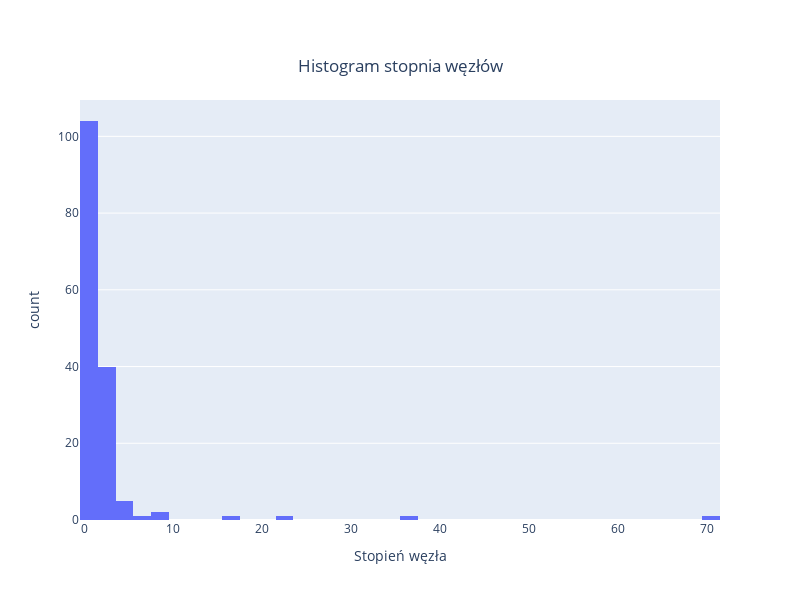

Write notebook code for a chart like this one.
### Code cell
fig = px.histogram(
    [x[1] for x in graph_haters.degree()], title="Histogram stopnia węzłów", width=800, height=600
)
fig.update_layout(
    xaxis_title="Stopień węzła",
    title={
        "text": "Histogram stopnia węzłów",
        "y": 0.9,
        "x": 0.5,
        "xanchor": "center",
        "yanchor": "top",
    },
    showlegend=False
)
fig.show()

### Figure 1 — Plotly figure (JSON) as saved in the notebook; plotly's stock layout.template omitted (floating-point values rounded to 4 significant figures; data arrays with more than 128 entries replaced by an {"elided": "..."} marker saying what was removed)
{"data": [{"alignmentgroup": "True", "bingroup": "x", "hovertemplate": "variable=0<br>value=%{x}<br>count=%{y}<extra></extra>", "legendgroup": "0", "marker": {"color": "#636efa", "pattern": {"shape": ""}}, "name": "0", "offsetgroup": "0", "orientation": "v", "showlegend": true, "type": "histogram", "x": {"elided": "156 int values"}, "xaxis": "x", "yaxis": "y"}], "layout": {"barmode": "relative", "height": 600, "legend": {"title": {"text": "variable"}, "tracegroupgap": 0}, "showlegend": false, "title": {"text": "Histogram stopnia węzłów", "x": 0.5, "xanchor": "center", "y": 0.9, "yanchor": "top"}, "width": 800, "xaxis": {"anchor": "y", "autorange": true, "domain": [0, 1], "range": [-0.5, 71.5], "title": {"text": "Stopień węzła"}, "type": "linear"}, "yaxis": {"anchor": "x", "autorange": true, "domain": [0, 1], "range": [0, 109.5], "title": {"text": "count"}}}}
